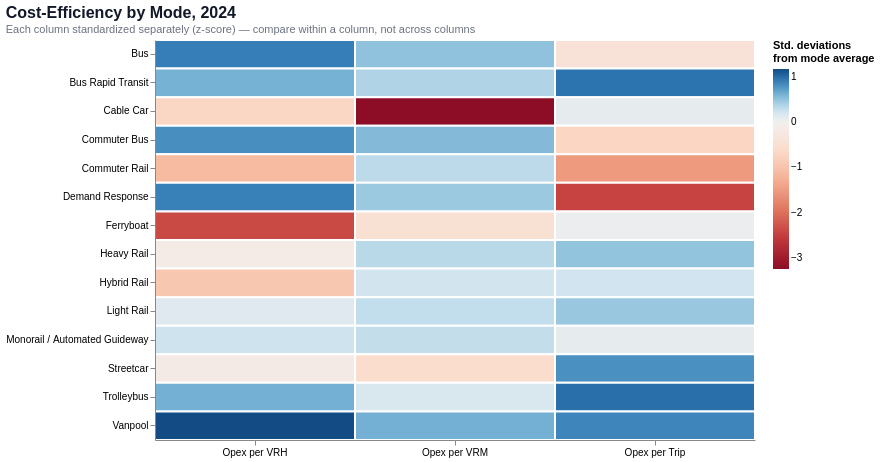

The code cell stored with this chart in its notebook:
### Markdown cell above
### 2.2 Cost-Efficiency by Mode

### Code cell
cost_efficiency_matrix = chart_ideas.efficiency_matrix(
    df_opex[df_opex["year"] == 2024],
    metrics=["opex_per_vrh", "opex_per_vrm", "opex_per_upt"],
    group_column="mode_full_name",
    titles=["Opex per VRH", "Opex per VRM", "Opex per Trip"],
    normalize="zscore",
    reverse_scale=[True, True, True],
    chart_title="Cost-Efficiency by Mode, 2024",
    width=600,
    height=400
)

cost_efficiency_matrix

### Figure 1 — Vega specification as saved in the notebook (floating-point values rounded to 4 significant figures)
{"$schema": "https://vega.github.io/schema/vega/v6.json", "data": [{"name": "source_0"}, {"name": "data_0", "values": [{"metric_label": "Opex per VRH", "mode_full_name": "Bus", "norm_value": 0.9108, "raw_value": 154.4}, {"metric_label": "Opex per VRH", "mode_full_name": "Bus Rapid Transit", "norm_value": 0.6172, "raw_value": 285.0}, {"metric_label": "Opex per VRH", "mode_full_name": "Cable Car", "norm_value": -0.7016, "raw_value": 871.3}, {"metric_label": "Opex per VRH", "mode_full_name": "Commuter Bus", "norm_value": 0.8181, "raw_value": 195.6}, {"metric_label": "Opex per VRH", "mode_full_name": "Commuter Rail", "norm_value": -1.116, "raw_value": 1055.0}, {"metric_label": "Opex per VRH", "mode_full_name": "Demand Response", "norm_value": 0.9009, "raw_value": 158.8}, {"metric_label": "Opex per VRH", "mode_full_name": "Ferryboat", "norm_value": -2.403, "raw_value": 1628.0}, {"metric_label": "Opex per VRH", "mode_full_name": "Heavy Rail", "norm_value": -0.1343, "raw_value": 619.0}, {"metric_label": "Opex per VRH", "mode_full_name": "Hybrid Rail", "norm_value": -0.9352, "raw_value": 975.1}, {"metric_label": "Opex per VRH", "mode_full_name": "Light Rail", "norm_value": 0.1387, "raw_value": 497.7}, {"metric_label": "Opex per VRH", "mode_full_name": "Monorail / Automated Guideway", "norm_value": 0.2565, "raw_value": 445.3}, {"metric_label": "Opex per VRH", "mode_full_name": "Streetcar", "norm_value": -0.1616, "raw_value": 631.2}, {"metric_label": "Opex per VRH", "mode_full_name": "Trolleybus", "norm_value": 0.6254, "raw_value": 281.3}, {"metric_label": "Opex per VRH", "mode_full_name": "Vanpool", "norm_value": 1.184, "raw_value": 33.0}, {"metric_label": "Opex per VRM", "mode_full_name": "Bus", "norm_value": 0.519, "raw_value": 11.9}, {"metric_label": "Opex per VRM", "mode_full_name": "Bus Rapid Transit", "norm_value": 0.3892, "raw_value": 25.47}, {"metric_label": "Opex per VRM", "mode_full_name": "Cable Car", "norm_value": -3.252, "raw_value": 406.1}, {"metric_label": "Opex per VRM", "mode_full_name": "Commuter Bus", "norm_value": 0.5678, "raw_value": 6.797}, {"metric_label": "Opex per VRM", "mode_full_name": "Commuter Rail", "norm_value": 0.3345, "raw_value": 31.18}, {"metric_label": "Opex per VRM", "mode_full_name": "Demand Response", "norm_value": 0.4793, "raw_value": 16.05}, {"metric_label": "Opex per VRM", "mode_full_name": "Ferryboat", "norm_value": -0.4694, "raw_value": 115.2}, {"metric_label": "Opex per VRM", "mode_full_name": "Heavy Rail", "norm_value": 0.3489, "raw_value": 29.68}, {"metric_label": "Opex per VRM", "mode_full_name": "Hybrid Rail", "norm_value": 0.2343, "raw_value": 41.66}, {"metric_label": "Opex per VRM", "mode_full_name": "Light Rail", "norm_value": 0.3063, "raw_value": 34.13}, {"metric_label": "Opex per VRM", "mode_full_name": "Monorail / Automated Guideway", "norm_value": 0.3038, "raw_value": 34.39}, {"metric_label": "Opex per VRM", "mode_full_name": "Streetcar", "norm_value": -0.5725, "raw_value": 126.0}, {"metric_label": "Opex per VRM", "mode_full_name": "Trolleybus", "norm_value": 0.1855, "raw_value": 46.76}, {"metric_label": "Opex per VRM", "mode_full_name": "Vanpool", "norm_value": 0.6255, "raw_value": 0.7668}, {"metric_label": "Opex per Trip", "mode_full_name": "Bus", "norm_value": -0.4131, "raw_value": 29.15}, {"metric_label": "Opex per Trip", "mode_full_name": "Bus Rapid Transit", "norm_value": 0.9703, "raw_value": 5.532}, {"metric_label": "Opex per Trip", "mode_full_name": "Cable Car", "norm_value": 0.08517, "raw_value": 20.64}, {"metric_label": "Opex per Trip", "mode_full_name": "Commuter Bus", "norm_value": -0.7186, "raw_value": 34.36}, {"metric_label": "Opex per Trip", "mode_full_name": "Commuter Rail", "norm_value": -1.525, "raw_value": 48.13}, {"metric_label": "Opex per Trip", "mode_full_name": "Demand Response", "norm_value": -2.462, "raw_value": 64.11}, {"metric_label": "Opex per Trip", "mode_full_name": "Ferryboat", "norm_value": 0.05185, "raw_value": 21.21}, {"metric_label": "Opex per Trip", "mode_full_name": "Heavy Rail", "norm_value": 0.5098, "raw_value": 13.39}, {"metric_label": "Opex per Trip", "mode_full_name": "Hybrid Rail", "norm_value": 0.2424, "raw_value": 17.96}, {"metric_label": "Opex per Trip", "mode_full_name": "Light Rail", "norm_value": 0.4914, "raw_value": 13.71}, {"metric_label": "Opex per Trip", "mode_full_name": "Monorail / Automated Guideway", "norm_value": 0.0897, "raw_value": 20.56}, {"metric_label": "Opex per Trip", "mode_full_name": "Streetcar", "norm_value": 0.8087, "raw_value": 8.29}, {"metric_label": "Opex per Trip", "mode_full_name": "Trolleybus", "norm_value": 0.9943, "raw_value": 5.122}, {"metric_label": "Opex per Trip", "mode_full_name": "Vanpool", "norm_value": 0.8749, "raw_value": 7.161}]}, {"name": "source_0_x_domain_metric_label", "values": [{"metric_label": "Opex per VRH", "sort_field": 0.0}, {"metric_label": "Opex per VRM", "sort_field": 1.0}, {"metric_label": "Opex per Trip", "sort_field": 2.0}]}, {"name": "data_0_y_domain_mode_full_name", "values": [{"mode_full_name": "Bus"}, {"mode_full_name": "Bus Rapid Transit"}, {"mode_full_name": "Cable Car"}, {"mode_full_name": "Commuter Bus"}, {"mode_full_name": "Commuter Rail"}, {"mode_full_name": "Demand Response"}, {"mode_full_name": "Ferryboat"}, {"mode_full_name": "Heavy Rail"}, {"mode_full_name": "Hybrid Rail"}, {"mode_full_name": "Light Rail"}, {"mode_full_name": "Monorail / Automated Guideway"}, {"mode_full_name": "Streetcar"}, {"mode_full_name": "Trolleybus"}, {"mode_full_name": "Vanpool"}]}, {"name": "data_0_color_domain_norm_value", "values": [{"min": -3.252, "max": 1.184}]}], "marks": [{"type": "rect", "name": "marks", "from": {"data": "data_0"}, "encode": {"update": {"width": {"signal": "max(0.25, bandwidth('x'))"}, "strokeWidth": {"value": 2}, "x": {"field": "metric_label", "scale": "x"}, "stroke": {"value": "white"}, "height": {"signal": "max(0.25, bandwidth('y'))"}, "y": {"field": "mode_full_name", "scale": "y"}, "tooltip": {"signal": "{\"Mode\": isValid(datum[\"mode_full_name\"]) ? isArray(datum[\"mode_full_name\"]) ? join(datum[\"mode_full_name\"], '\\n') : datum[\"mode_full_name\"] : \"\"+datum[\"mode_full_name\"], \"Metric\": isValid(datum[\"metric_label\"]) ? isArray(datum[\"metric_label\"]) ? join(datum[\"metric_label\"], '\\n') : datum[\"metric_label\"] : \"\"+datum[\"metric_label\"], \"Value\": format(datum[\"raw_value\"], \",.2f\")}"}, "fill": {"field": "norm_value", "scale": "color"}}}, "style": ["rect"]}], "scales": [{"name": "x", "type": "band", "domain": {"data": "source_0_x_domain_metric_label", "field": "metric_label", "sort": {"op": "max", "field": "sort_field"}}, "range": [0, {"signal": "width"}], "paddingOuter": 0, "paddingInner": 0}, {"name": "y", "type": "band", "domain": {"data": "data_0_y_domain_mode_full_name", "field": "mode_full_name", "sort": true}, "range": [0, {"signal": "height"}], "paddingOuter": 0, "paddingInner": 0}, {"name": "color", "type": "linear", "domain": [{"signal": "(data(\"data_0_color_domain_norm_value\")[0] || {}).min"}, {"signal": "(data(\"data_0_color_domain_norm_value\")[0] || {}).max"}], "range": {"scheme": "redblue"}, "interpolate": "hcl", "zero": false, "domainMid": 0}], "axes": [{"scale": "x", "grid": false, "orient": "bottom", "labelBaseline": "top", "zindex": 1, "labelAngle": 0}, {"scale": "y", "orient": "left", "grid": false, "zindex": 1}], "title": {"text": "Cost-Efficiency by Mode, 2024", "subtitleColor": "#6B7280", "subtitleFontSize": 11, "fontWeight": 600, "fontSize": 16, "color": "#111827", "anchor": "start", "subtitle": "Each column standardized separately (z-score) — compare within a column, not across columns"}, "padding": 5, "background": "white", "style": "cell", "width": 600, "height": 400, "legends": [{"title": ["Std. deviations", "from mode average"], "fill": "color", "gradientLength": {"signal": "clamp(height, 64, 200)"}}], "config": {"axis": {"labelFont": "Arial", "titleFont": "Arial"}, "style": {"cell": {"strokeWidth": 0}, "group-title": {"font": "Arial"}}}}
